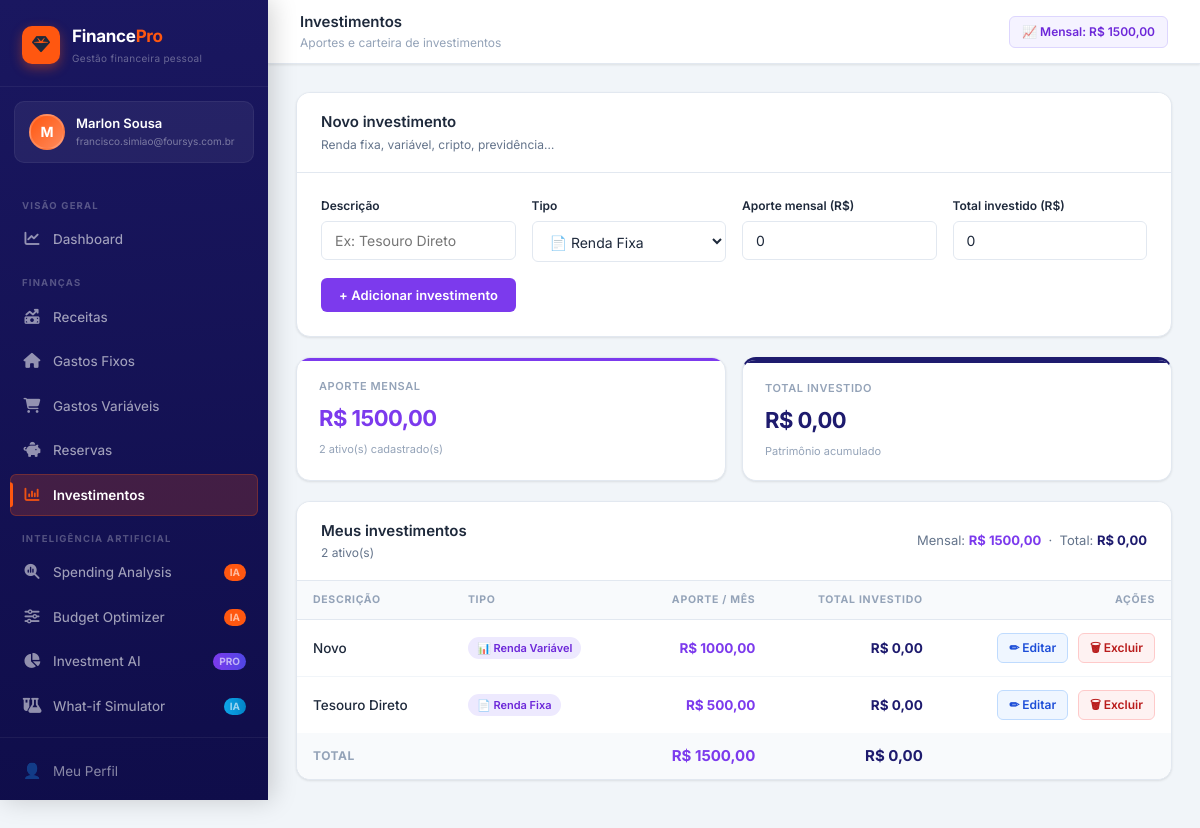
The app's page /investimentos/ (signed in) with its own data.
### accounts/models.py (models this page shows, shortened)
class User(AbstractBaseUser, PermissionsMixin):
    email = models.EmailField(unique=True, verbose_name='E-mail')
    first_name = models.CharField(max_length=100, verbose_name='Nome')
    last_name = models.CharField(max_length=100, blank=True, verbose_name='Sobrenome')
    photo = models.ImageField(
        upload_to='photos/',
        null=True, blank=True,
        verbose_name='Foto do perfil'
    )
    is_active = models.BooleanField(default=True)
    is_staff = models.BooleanField(default=False)
    date_joined = models.DateTimeField(auto_now_add=True)
    objects = UserManager()
    USERNAME_FIELD = 'email'
    REQUIRED_FIELDS = ['first_name']
    class Meta:
        verbose_name = 'Usuário'
        verbose_name_plural = 'Usuários'
    def get_full_name(self):
        return f'{self.first_name} {self.last_name}'.strip()

### finance/models.py (models this page shows, shortened)
class Investimento(models.Model):
    TIPO_CHOICES = [
        ('renda_fixa',     '📄 Renda Fixa'),
        ('renda_variavel', '📊 Renda Variável'),
        ('fii',            '🏢 FII'),
        ('cripto',         '🪙 Cripto'),
        ('previdencia',    '🌅 Previdência'),
        ('outros',         '📦 Outros'),
    ]
    user         = models.ForeignKey(settings.AUTH_USER_MODEL, on_delete=models.CASCADE, related_name='investimentos')
    nome         = models.CharField(max_length=200, verbose_name='Descrição')
    tipo         = models.CharField(max_length=30, choices=TIPO_CHOICES, default='renda_fixa', verbose_name='Tipo')
    valor        = models.DecimalField(max_digits=12, decimal_places=2, default=0, verbose_name='Aporte mensal (R$)')
    total        = models.DecimalField(max_digits=12, decimal_places=2, default=0, verbose_name='Total investido (R$)')
    criado       = models.DateTimeField(auto_now_add=True)
    class Meta:
        verbose_name = 'Investimento'
        ordering = ['-criado']

### finance/views.py (the view)
# urls.py: path('investimentos/',                    views.investimentos,       name='investimentos'),
@login_required
def investimentos(request):
    form = InvestimentoForm(request.POST or None)
    if request.method == 'POST' and form.is_valid():
        obj = form.save(commit=False)
        obj.user = request.user
        obj.save()
        messages.success(request, 'Investimento adicionado!')
        return redirect('investimentos')
    items = request.user.investimentos.all()
    total_mes   = items.aggregate(t=Sum('valor'))['t'] or Decimal('0')
    total_total = items.aggregate(t=Sum('total'))['t'] or Decimal('0')
    return render(request, 'finance/investimentos.html', {
        'form': form, 'items': items,
        'total_mes': total_mes, 'total_total': total_total,
        'page': 'investimentos'
    })

### finance/forms.py
class InvestimentoForm(forms.ModelForm):
    class Meta:
        model = Investimento
        fields = ['nome', 'tipo', 'valor', 'total']
        widgets = {
            'nome':  forms.TextInput(attrs={**_input, 'placeholder': 'Ex: Tesouro Direto'}),
            'tipo':  forms.Select(attrs=_select),
            'valor': forms.NumberInput(attrs={**_input, 'placeholder': '0.00', 'step': '0.01', 'min': '0'}),
            'total': forms.NumberInput(attrs={**_input, 'placeholder': '0.00', 'step': '0.01', 'min': '0'}),
        }
        labels = {
            'nome': 'Descrição',
            'tipo': 'Tipo',
            'valor': 'Aporte mensal (R$)',
            'total': 'Total investido (R$)',
        }

### templates/finance/investimentos.html (shortened to what this page needs)
{% extends 'base.html' %}
{% block page_title %}Investimentos{% endblock %}
{% block page_sub %}Aportes e carteira de investimentos{% endblock %}
{% block header_right %}
<div class="header-chip" style="background:#f5f3ff;border-color:#ddd6fe;color:#6d28d9;font-weight:600">
  📈 Mensal: R$ {{ total_mes|floatformat:2 }}
</div>
{% endblock %}
{% block content %}
<div class="section-card">
  <div class="section-header">
    <div class="section-header-text">
      <h3>Novo investimento</h3>
      <p>Renda fixa, variável, cripto, previdência…</p>
    </div>
  </div>
  <div class="section-body">
    <form method="post" novalidate>
      <div class="form-row">
        {% for field in form %}
        <div class="form-group">
          <label for="{{ field.id_for_label }}">{{ field.label }}</label>
          {{ field }}
        </div>
        {% endfor %}
      </div>
      <div class="form-actions">
        <button type="submit" class="btn btn-purple">+ Adicionar investimento</button>
      </div>
    </form>
  </div>
</div>
<div style="display:grid;grid-template-columns:1fr 1fr;gap:16px;margin-bottom:20px">
  <div class="stat-card c-invest">
    <div class="stat-card-accent" style="background:var(--purple)"></div>
    <div class="stat-label">Aporte mensal</div>
    <div class="stat-value text-purple">R$ {{ total_mes|floatformat:2 }}</div>
    <div class="stat-sub">{{ items|length }} ativo(s) cadastrado(s)</div>
  </div>
  <div class="stat-card" style="border-top:3px solid var(--secondary)">
    <div class="stat-card-accent" style="background:var(--secondary)"></div>
    <div class="stat-label">Total investido</div>
    <div class="stat-value" style="color:var(--secondary)">R$ {{ total_total|floatformat:2 }}</div>
    <div class="stat-sub">Patrimônio acumulado</div>
  </div>
</div>
<div class="section-card">
  <div class="section-header">
    <div class="section-header-text">
      <h3>Meus investimentos</h3>
      <p>{{ items|length }} ativo(s)</p>
    </div>
    <div class="section-header-meta">
      Mensal: <strong class="text-purple">R$ {{ total_mes|floatformat:2 }}</strong>
      &nbsp;·&nbsp; Total: <strong style="color:var(--secondary)">R$ {{ total_total|floatformat:2 }}</strong>
    </div>
  </div>
  {% if items %}
  <div class="table-wrap">
    <table>
      <thead>
        <tr>
          <th>Descrição</th>
          <th>Tipo</th>
          <th class="text-right">Aporte / mês</th>
          <th class="text-right">Total investido</th>
          <th class="text-right">Ações</th>
        </tr>
      </thead>
      <tbody>
        {% for r in items %}
        <tr>
          <td style="font-weight:500">{{ r.nome }}</td>
          <td><span class="badge b-invest">{{ r.get_tipo_display }}</span></td>
          <td class="text-right font-bold text-purple">R$ {{ r.valor|floatformat:2 }}</td>
          <td class="text-right font-bold" style="color:var(--secondary)">R$ {{ r.total|floatformat:2 }}</td>
          <td class="text-right" style="white-space:nowrap">
            <a href="{% url 'investimento_edit' r.pk %}" class="btn-icon-edit">✏ Editar</a>
            <a href="{% url 'investimento_delete' r.pk %}" class="btn-icon-del" style="margin-left:6px">🗑 Excluir</a>
          </td>
        </tr>
        {% endfor %}
      </tbody>
      <tfoot>
        <tr style="background:var(--surface-2)">
          <td colspan="2" style="padding:12px 16px;font-size:12px;font-weight:700;color:var(--text-muted);text-transform:uppercase;letter-spacing:.5px">Total</td>
          <td class="text-right" style="padding:12px 16px;font-size:15px;font-weight:700;color:var(--purple)">R$ {{ total_mes|floatformat:2 }}</td>
          <td class="text-right" style="padding:12px 16px;font-size:15px;font-weight:700;color:var(--secondary)">R$ {{ total_total|floatformat:2 }}</td>
          <td></td>
        </tr>
      </tfoot>
    </table>
  </div>
  {% else %}
  <div class="empty">
    <div class="empty-icon">📈</div>
    <h3>Nenhum investimento cadastrado</h3>
    <p>Registre suas aplicações, aportes mensais<br>e acompanhe o crescimento do seu patrimônio.</p>
  </div>
  {% endif %}
</div>
{% endblock %}

### templates/base.html (shortened to what this page needs)
<!DOCTYPE html>
<html lang="pt-BR">
<head>
<link rel="stylesheet" href="https://cdnjs.cloudflare.com/ajax/libs/font-awesome/6.5.0/css/all.min.css">
</head>
<body>
<div class="layout">
  <aside class="sidebar" id="sidebar">
    <div class="sidebar-logo">
      <div class="sidebar-logo-icon">
        <i class="fa-solid fa-gem"></i>
      </div>
      <div class="sidebar-logo-text">
        <h1>Finance<span>Pro</span></h1>
        <p>Gestão financeira pessoal</p>
      </div>
    </div>
    {% if user.is_authenticated %}
    <div class="sidebar-user">
      <div class="sidebar-avatar">
        {% if user.photo %}
          <img src="{{ user.photo.url }}" alt="">
        {% else %}
          {{ user.first_name|first|upper }}
        {% endif %}
      </div>
      <div class="sidebar-user-info">
        <div class="sidebar-user-name">{{ user.get_full_name }}</div>
        <div class="sidebar-user-role">{{ user.email }}</div>
      </div>
    </div>
    {% endif %}
    <nav class="sidebar-nav">
      <div class="nav-section">Visão Geral</div>
      <a href="{% url 'dashboard' %}" class="nav-item {% if page == 'dashboard' %}active{% endif %}">
        <span class="nav-icon">
          <i class="fa-solid fa-chart-line"></i>
        </span> Dashboard
      </a>
      <div class="nav-section">Finanças</div>
      <a href="{% url 'receitas' %}" class="nav-item {% if page == 'receitas' %}active{% endif %}">
        <span class="nav-icon">
  <i class="fa-solid fa-money-bill-trend-up"></i>
</span> Receitas
      </a>
      <a href="{% url 'gastos_fixos' %}" class="nav-item {% if page == 'fixos' %}active{% endif %}">
        <span class="nav-icon">
  <i class="fa-solid fa-house"></i>
</span> Gastos Fixos
      </a>
      <a href="{% url 'gastos_variaveis' %}" class="nav-item {% if page == 'variaveis' %}active{% endif %}">
        <span class="nav-icon">
  <i class="fa-solid fa-cart-shopping"></i>
</span> Gastos Variáveis
      </a>
      <a href="{% url 'reservas' %}" class="nav-item {% if page == 'reservas' %}active{% endif %}">
        <span class="nav-icon">
  <i class="fa-solid fa-piggy-bank"></i>
</span> Reservas
      </a>
      <a href="{% url 'investimentos' %}" class="nav-item {% if page == 'investimentos' %}active{% endif %}">
        <span class="nav-icon">
  <i class="fa-solid fa-chart-column"></i>
</span> Investimentos
      </a>
      <div class="nav-section">Inteligência Artificial</div>
      <a href="{% url 'spending_analysis' %}" class="nav-item {% if page == 'spending_analysis' %}active{% endif %}">
        <span class="nav-icon"><i class="fa-solid fa-magnifying-glass-chart"></i></span>
        Spending Analysis
        <span class="nav-badge">IA</span>
      </a>
      <a href="{% url 'budget_optimizer' %}" class="nav-item {% if page == 'budget_optimizer' %}active{% endif %}">
        <span class="nav-icon"><i class="fa-solid fa-sliders"></i></span>
        Budget Optimizer
        <span class="nav-badge">IA</span>
      </a>
      <a href="{% url 'investment_assistant' %}" class="nav-item {% if page == 'investment_assistant' %}active{% endif %}">
        <span class="nav-icon"><i class="fa-solid fa-chart-pie"></i></span>
        Investment AI
        <span class="nav-badge" style="background:linear-gradient(90deg,#7c3aed,#4f46e5)">PRO</span>
      </a>
      <a href="{% url 'whatif_simulator' %}" class="nav-item {% if page == 'whatif_simulator' %}active{% endif %}">
        <span class="nav-icon"><i class="fa-solid fa-flask-vial"></i></span>
        What-if Simulator
        <span class="nav-badge" style="background:linear-gradient(90deg,#0ea5e9,#0284c7)">IA</span>
      </a>
    </nav>
    <div class="sidebar-footer">
      <a href="{% url 'profile' %}" class="sidebar-footer-link">
        <span class="nav-icon">👤</span> Meu Perfil
      </a>
      <form method="post" action="{% url 'logout' %}" style="margin:0">
        <button type="submit" class="sidebar-footer-btn">
        </button>
      </form>
    </div>
  </aside>
  <div class="main">
    <header class="header">
      <div class="header-left">
        <div class="breadcrumb">
          <div>
            <div class="breadcrumb-current">{% block page_title %}FinancePro{% endblock %}</div>
            <div class="breadcrumb-sub">{% block page_sub %}{% endblock %}</div>
          </div>
        </div>
      </div>
      <div class="header-right">
        {% block header_right %}{% endblock %}
      </div>
    </header>
    <div class="content-wrapper">
      <div class="content">
        {% block content %}{% endblock %}
      </div>
    </div>
  </div>
</div>
</body>
</html>

### records on screen
User: first_name|first "M", get_full_name "Marlon Sousa", email "francisco.simiao@foursys.com.br"
Investimento: nome "Novo", tipo "📊 Renda Variável", valor "1000,00", total "0,00"
Investimento: nome "Tesouro Direto", tipo "📄 Renda Fixa", valor "500,00", total "0,00"

### other values on screen
{{ total_mes|floatformat:2 }} "1500,00"
{{ field.label }} "Descrição" "Tipo" "Aporte mensal (R$)" "Total investido (R$)"
{{ items|length }} "2"
{{ total_total|floatformat:2 }} "0,00"
